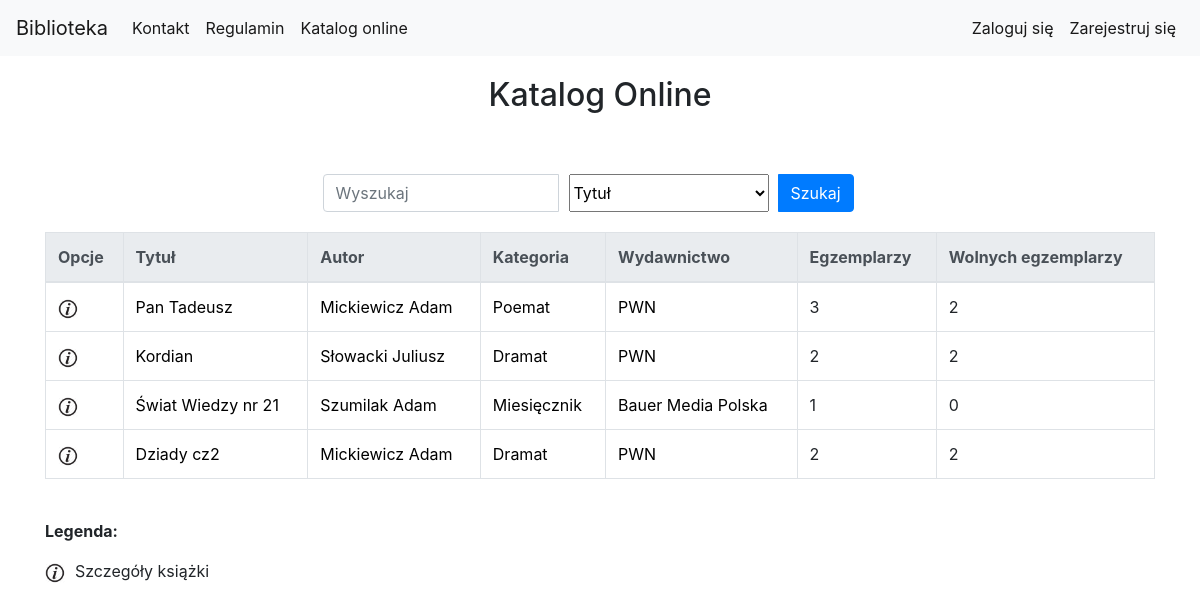
Page /library/book_list/ on the committed database.
### library_app/models.py (models this page shows, shortened)
class Book(models.Model):
    authors = models.ManyToManyField(Author, related_name='book_authors', verbose_name='Autorzy')
    category = models.ForeignKey(Category, related_name='book_categories', verbose_name='Kategoria')
    publishing_house = models.ForeignKey(PublishingHouse, related_name='publishing_houses', verbose_name='Wydawnictwo')
    isbn = models.CharField(max_length=30, unique=True, verbose_name='Numer ISBN')
    title = models.CharField(max_length=200, verbose_name='Tytuł')
    description = models.TextField(blank=True, default='', verbose_name='Opis')
    publish_date = models.DateField(default=datetime.now, blank=True, verbose_name='Data publikacji')
    edition = models.PositiveIntegerField(default=1, verbose_name='Numer wydania')
    image_url = models.URLField(default='', blank=True, null=True, verbose_name='Adres url okładki zakończony rozszerzeniem obrazu')
    add_date = models.DateTimeField(auto_now=True)
    slug = models.SlugField(allow_unicode=True, unique=True)

class Author(models.Model):
    first_name = models.CharField(max_length=200, verbose_name='Imię')
    last_name = models.CharField(max_length=200, verbose_name='Nazwisko')
    country = models.CharField(max_length=200, verbose_name='Kraj')
    biography = models.TextField(default='', blank=True, null=True, verbose_name='Biografia')
    birth_place = models.CharField(max_length=200, default='', blank=True, null=True, verbose_name='Miejsce urodzenia')
    image_url = models.URLField(default='', blank=True, null=True, verbose_name='Adres url portretu, zakończony rozszerzeniem')
    years_of_life = models.CharField(max_length=10, default='', blank=True, null=True, verbose_name='Lata życia')
    def __str__(self):
        return self.last_name + " " + self.first_name

class Category(models.Model):
    category_name = models.CharField(max_length=400, unique=True, verbose_name='Nazwa kategorii')

class PublishingHouse(models.Model):
    name = models.CharField(max_length=400, unique=True, verbose_name='Nazwa')
    city = models.CharField(max_length=300, verbose_name='Miasto')
    street = models.CharField(max_length=300, verbose_name='Ulica')
    house_number = models.CharField(max_length=20, verbose_name='Numer domu')
    postal_code = models.CharField(max_length=9, verbose_name='Kod pocztowy')
    def __str__(self):
        return self.name

### library_app/views.py (the view)
class BookListView(generic.ListView):
    model = models.Book
    context_object_name = "book_list" #human-understandable name of variable to access from templates
    paginate_by = 10
    queryset = models.Book.objects.all()  # Default: Model.objects.all()
    def get_queryset(self):
        search_query = self.request.GET.get("search_query")
        search_type = self.request.GET.get("search_type")
        if search_query is not None:
            if search_type == "title":
                return models.Book.objects.all().filter(title__icontains=search_query)
            elif search_type == "author":
                authors_result = models.Book.objects.all().filter(authors__first_name__icontains=search_query) | models.Book.objects.all().filter(authors__last_name__icontains=search_query)
                return authors_result
            elif search_type == "category":
                return models.Book.objects.all().filter(category__category_name__icontains=search_query)
            elif search_type == "publishing-house":
                return models.Book.objects.all().filter(publishing_house__name__icontains=search_query)
        else:
            return models.Book.objects.all()

### library_app/templatetags/custom_tags.py (called while the page is built)
@register.simple_tag(name='free_bookcopies_counter_tag')
def free_bookcopies_counter(bookcopies_obj):
    return bookcopies_obj.filter(is_borrowed=False).count()

### library_app/templates/library_app/book_list.html (shortened to what this page needs)
{% extends "base.html" %}
{% load static %}
{% load custom_tags %}
{% block body_block %}
<div class="container">
    <div class="page-title">
        <h2>Katalog Online</h2>
    </div>
<div class="search-bar">
<form class="form-inline" action="{% url 'library_app:book_list' %}" method="GET">
    <div class="input-group">
        <input type="search" class="form-control" name="search_query" placeholder="Wyszukaj">
        <select class="search-select" name="search_type">
            <option value="title" selected>Tytuł</option>
        </select>
        <div class="input-group-append search-button">
            <button class="btn btn-primary" type="submit">Szukaj</button>
        </div>
    </div>
</form>
</div>
      <table class="table table-bordered table-hover">
            <thead class="thead-light">
                <tr>
                    <th scope="col">Opcje</th>
                    <th scope="col">Tytuł</th>
                    <th scope="col">Autor</th>
                    <th scope="col">Kategoria</th>
                    <th scope="col">Wydawnictwo</th>
                    <th scope="col">Egzemplarzy</th>
                    <th scope="col">Wolnych egzemplarzy</th>
                </tr>
            </thead>
            <tbody>
            {% for book in book_list %}
                    <tr>
                        <td>
                            <a href="{% url 'library_app:book_detail' pk=book.pk %}"><img src="{% static 'website_icons/info_ico.png' %}" alt="Szczegóły" width="20" height="20"></a>
                        </td>
                        <td><a href="{% url 'library_app:book_detail' pk=book.pk %}">{{book.title}}</a></td>
                        <td>
                            {% for author in book.authors.all %}
                                <a href="{% url 'library_app:author_detail' pk=author.pk %}">{{author}}</a>
                            {% endfor %}
                        </td>
                        <td><a href="{% url 'library_app:category_detail' pk=book.category.pk %}">{{book.category.category_name}}</a></td>
                        <td><a href="{% url 'library_app:publishinghouse_detail' pk=book.publishing_house.pk %}">{{book.publishing_house}}</a></td>
                        <td>{{book.bookcopies.count}}</td>
                        {% free_bookcopies_counter_tag book.bookcopies as free_bookcopies %}
                        <td>{{free_bookcopies}}</td>
                    </tr>
            {% endfor %}
            </tbody>
        </table>
    <div class="table-legend">
        <p><b>Legenda:</b></p>
        <p><img src="{% static 'website_icons/info_ico.png' %}" alt="Szczegóły" width="20" height="20">Szczegóły książki</p>
    </div>
</div>
{% endblock %}

### static/css/style.css (style rules this page uses)
.page-title { margin-top: 20px; margin-bottom: 20px; text-align: center; }
a { text-decoration: none; color: black; }
.table-legend { margin-bottom: 50px; }
.table-legend img { margin-right: 10px; }
.search-bar { padding-top: 40px; padding-bottom: 20px; margin: 0 auto; width: 50%; }
.search-button { width: 100px; }
.search-select { width: 200px; margin-right: 10px; margin-left: 10px; }

### rows in the picture
Book: title "Pan Tadeusz", category.category_name "Poemat", publishing_house "PWN", bookcopies.count "3", free_bookcopies "2"
Author: last_name+first_name "Mickiewicz Adam"
Book: title "Kordian", category.category_name "Dramat", publishing_house "PWN", bookcopies.count "2", free_bookcopies "2"
Author: last_name+first_name "Słowacki Juliusz"
Book: title "Świat Wiedzy nr 21", category.category_name "Miesięcznik", publishing_house "Bauer Media Polska", bookcopies.count "1", free_bookcopies "0"
Author: last_name+first_name "Szumilak Adam"
Book: title "Dziady cz2", category.category_name "Dramat", publishing_house "PWN", bookcopies.count "2", free_bookcopies "2"
